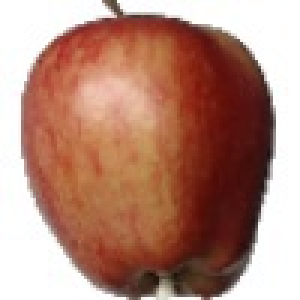
#> input picture Fruits_Data/apple/32_100 (2).jpg, 100 x 100 px (shown 3 times larger); its folder holds only this picture in this run
$ jupyter execute Feature_Into_CSV.ipynb
#> lines starting #> are read from the running program, lines starting #| are printed output that depends on the picture; after the words box and inside, x2 and y2 are one past the last pixel; in counts of white or black regions, pixels touching at a corner belong together
[cell 1]
import os
import cv2
import matplotlib.pyplot as plt
import numpy as np
import pandas as pd
import csv


def readImages(dirPath):
    all_images = list()
    imagesCount = []
    for (path, names, filenames) in sorted(os.walk(dirPath)):
        imagesCount.append(len(filenames))
        all_images += [os.path.join(path, file) for file in filenames]
    imagesCount = [i for i in imagesCount if i != 0]
    return all_images, imagesCount


# get all apples data
applesData, appleCount = readImages("drive/MyDrive/Fruits_Data/apple")
# print(applesData)
# get all bananas data
bananaData, bananaCount = readImages("drive/MyDrive/Fruits_Data/banana")

# print(applesData)


def featureExtraction(Images, feature):
#> called with feature = 'blackPart'
    featureExtract = []
    for img in Images:
        originalImage = cv2.imread(img)
#> originalImage is the input picture: shape (100, 100, 3); mean B, G, R 122.7, 137.6, 180.9
        grayImage = cv2.cvtColor(originalImage, cv2.COLOR_BGR2GRAY)
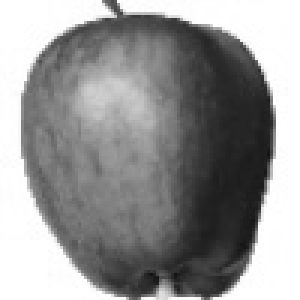
#> grayImage: shape (100, 100) (shown 3 times larger); min 17, max 255, mean 148.8
        (thresh, imageArray) = cv2.threshold(
            grayImage, 127, 255, cv2.THRESH_BINARY)
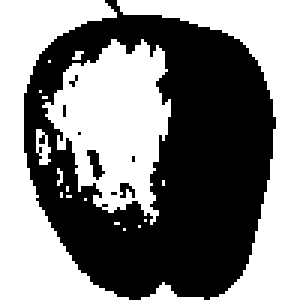
#> imageArray: shape (100, 100) (shown 3 times larger); 51.3% white; 8 black regions (6 under 20 px), largest, box (x1, y1, x2, y2) and area: (8, 0, 92, 100) 4808, (29, 50, 35, 60) 30
        if feature == 'blackPart':
            imageArray = np.round(imageArray)
            count = np.count_nonzero(imageArray == 0)
#> count = 4868
            featureExtract.append(count)

        if feature == 'left_diag':
            left_diag = [imageArray[j][j] for j in range(len(imageArray))]
            imageArray = np.round(left_diag)
            count = np.count_nonzero(imageArray == 0)
            featureExtract.append(count)

        if feature == 'right_diag':
            right_diag = [imageArray[len(imageArray)-1-i][i]
                          for i in range(len(imageArray)-1, -1, -1)]
            imageArray = np.round(right_diag)
            count = np.count_nonzero(imageArray == 0)
            featureExtract.append(count)
        if feature == 'left_diag_sum':
            left_diag = [imageArray[j][j] for j in range(len(imageArray))]
            Sum=np.sum(left_diag)
            featureExtract.append(int(Sum))

        if feature == 'right_diag_sum':
            right_diag = [imageArray[len(imageArray)-1-i][i]
                          for i in range(len(imageArray)-1, -1, -1)]
            Sum = np.sum(right_diag)
            featureExtract.append(int(Sum))

        if feature == 'left_column_avg':
            imageArray = np.array(imageArray)
            height = imageArray.shape[0]
            width = imageArray.shape[1]
            width_cutoff = width//2
            img= imageArray[:, :width_cutoff]
            left_Col=img[0:30]
            Avg = np.average(left_Col)
            featureExtract.append(int(Avg))

        if feature == 'right_column_avg':
            imageArray = np.array(imageArray)
            height = imageArray.shape[0]
            width = imageArray.shape[1]
            width_cutoff = width//2
            img = imageArray[:, width_cutoff:]
            right_col=img[0:30]
            Avg=np.average(right_col)
            featureExtract.append(int(Avg))

        if feature == 'upward_rows_avg':
            imageArray = np.array(imageArray)
            height = imageArray.shape[0]
            width = imageArray.shape[1]
            height_cutoff = height//2
            rows = imageArray[:, :height_cutoff]
            up_row=rows[0:30]
            avg=np.average(up_row)
            featureExtract.append(int(avg))

        if feature == 'downward_rows_avg':
            imageArray = np.array(imageArray)
            height = imageArray.shape[0]
            width = imageArray.shape[1]
            height_cutoff = height//2
            rows = imageArray[:, height_cutoff:]
            down_row=rows[0:30]
            avg=np.average(down_row)
            featureExtract.append(int(avg))

    featureExtract = np.array(featureExtract)
#> featureExtract = [4868]
    return featureExtract


# Apples All Features
ImageFeatures1 = featureExtraction(applesData, 'blackPart')
#> ImageFeatures1 = [4868]
ImageFeatures2 = featureExtraction(applesData, 'left_diag')
#> ImageFeatures2 = [39]
ImageFeatures3 = featureExtraction(applesData, 'right_diag')
#> ImageFeatures3 = [40]
ImageFeatures4 = featureExtraction(applesData, 'left_diag_sum')
#> ImageFeatures4 = [15555]
ImageFeatures5 = featureExtraction(applesData, 'right_diag_sum')
#> ImageFeatures5 = [15300]
ImageFeatures6 = featureExtraction(applesData, 'left_column_avg')
#> in featureExtraction (call 6), `img= imageArray[:, :width_cutoff]`:
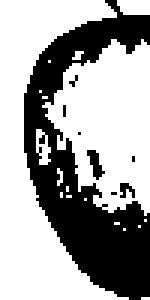
#> img: shape (100, 50) (shown 3 times larger); 64.2% white; 8 black regions (6 under 20 px), largest, box (x1, y1, x2, y2) and area: (8, 0, 50, 100) 1731, (29, 50, 35, 60) 30
#> in featureExtraction (call 6), `left_Col=img[0:30]`:
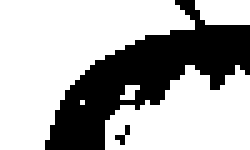
#> left_Col: shape (30, 50) (shown 5 times larger); 68.1% white; 2 black regions (1 under 20 px), largest, box (x1, y1, x2, y2) and area: (9, 0, 50, 30) 474
#> in featureExtraction (call 6), `Avg = np.average(left_Col)`: Avg = 173.6
#> in featureExtraction (call 6), `featureExtract = np.array(featureExtract)`: featureExtract = [173]
#> ImageFeatures6 = [173]
ImageFeatures7 = featureExtraction(applesData, 'right_column_avg')
#> in featureExtraction (call 7), `img = imageArray[:, width_cutoff:]`:
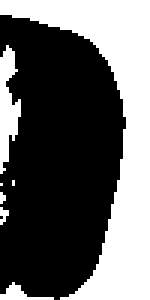
#> img: shape (100, 50) (shown 3 times larger); 38.5% white; 7 white regions (4 under 20 px), largest, box (x1, y1, x2, y2) and area: (0, 0, 50, 100) 1684, (0, 15, 7, 58) 176, (0, 94, 18, 100) 43
#> in featureExtraction (call 7), `right_col=img[0:30]`:
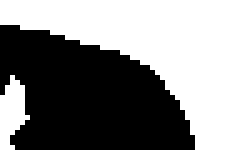
#> right_col: shape (30, 50) (shown 5 times larger); 54% white; 1 black region, box (x1, y1, x2, y2) and area: (0, 5, 39, 30) 690
#> in featureExtraction (call 7), `Avg=np.average(right_col)`: Avg = 137.7
#> in featureExtraction (call 7), `featureExtract = np.array(featureExtract)`: featureExtract = [137]
#> ImageFeatures7 = [137]
ImageFeatures8 = featureExtraction(applesData, 'upward_rows_avg')
#> ImageFeatures8 = [173]
ImageFeatures9 = featureExtraction(applesData, 'downward_rows_avg')
#> ImageFeatures9 = [137]
allFeatures_apple = list(zip(ImageFeatures1, ImageFeatures2, ImageFeatures3, ImageFeatures4,
                         ImageFeatures5, ImageFeatures6, ImageFeatures7, ImageFeatures8, ImageFeatures9))
#> allFeatures_apple = [(4868, 39, 40, 15555, 15300, 173, 137, 173, 137)]
# print((allFeatures_apple))

# Banana All Features
ImageFeatures1 = featureExtraction(bananaData, 'blackPart')
ImageFeatures2 = featureExtraction(bananaData, 'left_diag')
ImageFeatures3 = featureExtraction(bananaData, 'right_diag')
ImageFeatures4 = featureExtraction(bananaData, 'left_diag_sum')
ImageFeatures5 = featureExtraction(bananaData, 'right_diag_sum')
ImageFeatures6 = featureExtraction(bananaData, 'left_column_avg')
ImageFeatures7 = featureExtraction(bananaData, 'right_column_avg')
ImageFeatures8 = featureExtraction(bananaData, 'upward_rows_avg')
ImageFeatures9 = featureExtraction(bananaData, 'downward_rows_avg')
allFeatures_banana = list(zip(ImageFeatures1, ImageFeatures2, ImageFeatures3, ImageFeatures4,
                              ImageFeatures5, ImageFeatures6, ImageFeatures7, ImageFeatures8, ImageFeatures9))
# print((allFeatures_banana))


def featuresDataFrame(features, FruitName):
    # 1 For Apple and 2 For Bananas
#> called with FruitName = 'apple'
    columns = ['Fruit Name', 'Black_Count', 'Left_Diagonal',
                'Right_Diagonal', 'Left_Diagonal_Sum', 'Right_Diagonal_Sum',
                'Left_column_avg', 'Right_column_avg', 'Upward_rows_avg', 'Downward_rows_avg']
    rows = []
    if FruitName == 'apple':
        for i in range(len(features)):
            rows.append([1, features[i][0], features[i][1],
                        features[i][2], features[i][3], features[i][4], features[i][5],
                        features[i][6], features[i][7], features[i][8]])
#> this loop made 1 pass
#> after the loop, rows = [[1, 4868, 39, 40, 15555, 15300, 173, 137, 173, 137]]
    if FruitName == 'banana':
        for i in range(len(features)):
            rows.append([2, features[i][0], features[i][1],
                        features[i][2], features[i][3], features[i][4], features[i][5],
                        features[i][6], features[i][7], features[i][8]])

    return pd.DataFrame(rows,
                   columns=columns)


appleDataFrame = featuresDataFrame(allFeatures_apple, 'apple')
#> appleDataFrame = table of 1 rows and 10 columns
bananaDataFrame = featuresDataFrame(allFeatures_apple, 'banana')
#> the loop in featuresDataFrame (call 2), `for i in range(len(features)):` made 1 pass
#> bananaDataFrame = table of 1 rows and 10 columns
overallData=pd.concat([appleDataFrame, bananaDataFrame],ignore_index=True)
#> overallData = table of 2 rows and 10 columns
overallData.to_csv('features_extracted.csv')
pd.set_option('display.max_rows', 100)
pd.set_option('display.max_columns', 5)
ReadData = pd.read_csv('features_extracted.csv')
print(ReadData)
